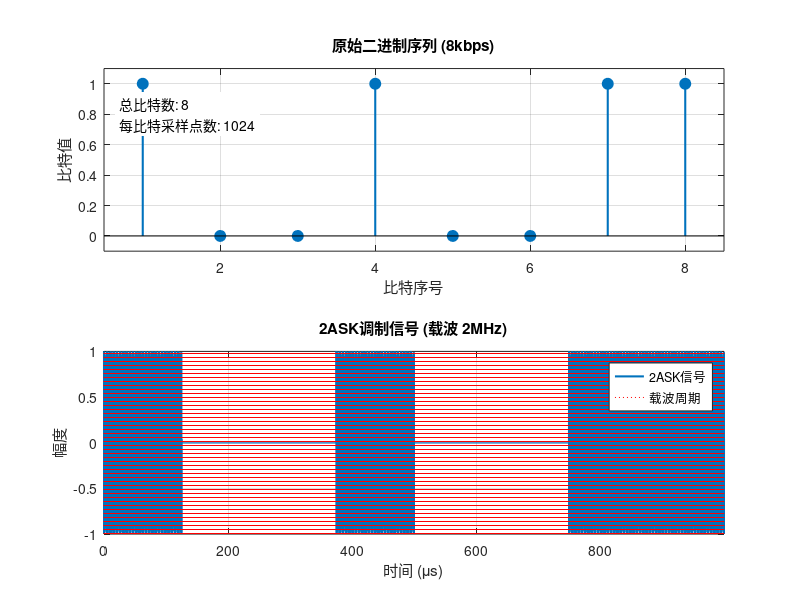
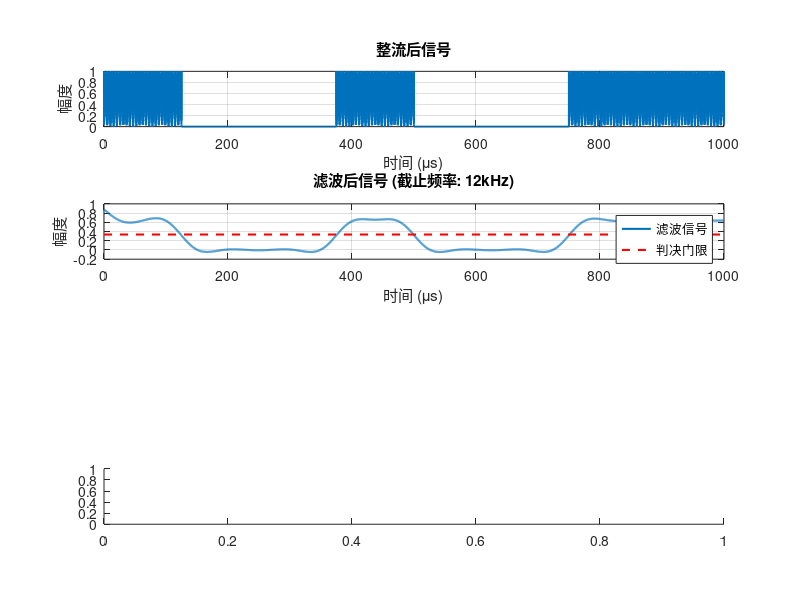

Here is the MATLAB script that generated these plots, in order: (Note: this script raises an error after producing the figures.)
% 参数设置
Fs = 8.192e6;       % 采样频率 8.192 MHz
N = 8192;           % 采样点数 8192
fc = 2e6;           % 载波频率 2 MHz
bit_rates = [6e3, 8e3, 10e3];  % 码率 [6kbps, 8kbps, 10kbps]
br_idx = 2;%选择码率
f_shift = 25e3;    % 2FSK频偏 100 kHz
t = (0:N-1)/Fs;     % 时间序列


% 循环处理不同码率
    bit_rate = bit_rates(br_idx);
    
    % 计算比特数和每比特采样点数
    num_bits = floor(N * bit_rate / Fs);
    samples_per_bit = floor(Fs / bit_rate);
    
    % 生成随机二进制序列
    bits = randi([0, 1], 1, num_bits);
    
    % 1. 2ASK信号生成
    ask_signal = zeros(1, N);
    for i = 1:num_bits
        start_idx = (i-1)*samples_per_bit + 1;
        end_idx = min(i*samples_per_bit, N);
        
        if bits(i) == 1
            ask_signal(start_idx:end_idx) = cos(2*pi*fc*t(start_idx:end_idx));
        else
            ask_signal(start_idx:end_idx) = 0;
        end
    end
% 将信号归一化到0-1范围并转换为10位无符号整数
signal_normalized = (ask_signal + 0.05) / 0.1; % 假设信号范围为-50mV到+50mV
signal_10bit = round(signal_normalized * (2^10-1));
signal_10bit = min(max(signal_10bit, 0), 1023); % 限制在0-1023范围内

% 将数据写入TXT文件
filename = 'ask_signal_8bit.txt';
fid = fopen(filename, 'w');
for i = 1:N
    % 格式化为10位二进制，前面补零
    binary_str = dec2bin(signal_10bit(i), 10);
    fprintf(fid, '%s\n', binary_str);
end
fclose(fid);

% 创建图形窗口
figure('Position', [100, 100, 1200, 600]);

% 绘制原始比特序列（前20个比特）
subplot(2,1,1);
stem(bits(1:min(20,num_bits)), 'filled', 'LineWidth', 1.5, 'MarkerSize', 8);
title(['原始二进制序列 (', num2str(bit_rate/1e3), 'kbps)']);
xlabel('比特序号');
ylabel('比特值');
xlim([0.5 min(20,num_bits)+0.5]);
ylim([-0.1 1.1]);
grid on;

% 标注关键参数
text(0.7, 0.8, sprintf('总比特数: %d\n每比特采样点数: %d', num_bits, samples_per_bit),...
    'FontSize', 10, 'BackgroundColor', 'white');

% 绘制2ASK信号（前10个比特周期对应的采样点）
show_samples = min(10*samples_per_bit, N);
subplot(2,1,2);
plot(t(1:show_samples)*1e6, ask_signal(1:show_samples), 'LineWidth', 1.5);
title(['2ASK调制信号 (载波 ', num2str(fc/1e6), 'MHz)']);
xlabel('时间 (\mus)');
ylabel('幅度');
xlim([0 t(show_samples)*1e6]);
grid on;

% 标注载波周期
hold on;
carrier_period = 1/fc*1e6; % 载波周期（微秒）
for x = 0:carrier_period:t(show_samples)*1e6
    line([x x], ylim, 'Color', 'r', 'LineStyle', ':', 'LineWidth', 0.5);
end
hold off;

% 添加图例说明
legend('2ASK信号', '载波周期', 'Location', 'northeast');

% 打印关键参数
fprintf('=== 参数详情 ===\n');
fprintf('采样频率: %.3f MHz\n', Fs/1e6);
fprintf('载波频率: %.3f MHz\n', fc/1e6);
fprintf('码率: %.1f kbps\n', bit_rate/1e3);
fprintf('每比特持续时间: %.2f μs\n', 1/bit_rate*1e6);
fprintf('每比特采样点数: %d\n', samples_per_bit);
fprintf('总传输比特数: %d\n', num_bits);

%% 2ASK解调实现
% 1. 整流（全波整流）
rectified = abs(ask_signal);

% 2. 低通滤波设计
cutoff_freq = bit_rate * 1.5; % 截止频率设为码率的1.5倍
[b, a] = butter(4, cutoff_freq/(Fs/2));

% 3. 滤波处理
filtered = filtfilt(b, a, rectified);

% 4. 判决门限自动计算
threshold = (max(filtered) + min(filtered)) / 2 * 0.8; % 经验系数

% 5. 采样判决
sampled_bits = zeros(1, num_bits);
for i = 1:num_bits
    start_idx = (i-1)*samples_per_bit + 1;
    end_idx = min(i*samples_per_bit, N);
    segment = filtered(start_idx:end_idx);
    
    % 取每个比特中间部分的平均值
    mid_idx = round(length(segment)/2);
    window_size = round(samples_per_bit/4);
    window = segment(max(1, mid_idx-window_size):min(length(segment), mid_idx+window_size));
    
    sampled_bits(i) = mean(window) > threshold;
end

%% 误码率计算
bit_errors = sum(bits ~= sampled_bits);
ber = bit_errors / num_bits;

%% 解调结果可视化
figure('Position', [100, 100, 1200, 900]);

% 1. 整流后信号
subplot(4,1,1);
plot(t(1:show_samples)*1e6, rectified(1:show_samples), 'LineWidth', 1.5);
title('整流后信号');
xlabel('时间 (\mus)');
ylabel('幅度');
grid on;

% 2. 滤波后信号
subplot(4,1,2);
plot(t(1:show_samples)*1e6, filtered(1:show_samples), 'LineWidth', 1.5);
hold on;
plot(xlim, [threshold threshold], 'r--', 'LineWidth', 1.5);
title(['滤波后信号 (截止频率: ', num2str(cutoff_freq/1e3), 'kHz)']);
xlabel('时间 (\mus)');
ylabel('幅度');
legend('滤波信号', '判决门限', 'Location', 'northeast');
grid on;

% 4. 眼图分析
subplot(4,1,4);
eye_diagram(filtered, samples_per_bit, 3); % 自定义眼图函数
title('解调信号眼图');
xlabel('时间 (每个比特周期)');
ylabel('幅度');
grid on;

%% 打印解调结果
fprintf('\n=== 解调结果 ===\n');
fprintf('判决门限: %.4f\n', threshold);
fprintf('误码数: %d\n', bit_errors);
fprintf('误码率: %.2f%%\n', ber*100);

%% 眼图绘制函数
function eye_diagram(signal, samples_per_bit, num_eyes)
    persistent fig_count;
    if isempty(fig_count)
        fig_count = 1;
    else
        fig_count = fig_count + 1;
    end
    
    figure(100 + fig_count);
    hold on;
    
    % 计算可显示的完整眼图数量
    num_segments = floor(length(signal)/samples_per_bit) - 1;
    num_segments = min(num_segments, num_eyes*3); % 限制显示数量
    
    for i = 1:num_segments
        start_idx = (i-1)*samples_per_bit + 1;
        end_idx = start_idx + samples_per_bit*2 - 1;
        
        if end_idx > length(signal)
            break;
        end
        
        segment = signal(start_idx:end_idx);
        time_normalized = (0:length(segment)-1)/samples_per_bit;
        plot(time_normalized, segment, 'b-', 'LineWidth', 0.5);
    end
    
    title(['2ASK解调信号眼图 (', num2str(num_segments), '个眼图)']);
    xlabel('归一化时间 (比特周期)');
    ylabel('幅度');
    grid on;
    hold off;
end

%% FFT频谱分析（添加在解调结果可视化部分之后）
%% 频谱分析（0-3MHz范围）
% FFT参数
N_fft = 2^nextpow2(N);
f = Fs/N_fft*(0:N_fft/2-1); % 频率轴(单边谱)
freq_range = f <= 3e6;      % 限制在0-3MHz

% 整流信号FFT
rectified = abs(ask_signal);
fft_rectified = abs(fft(rectified, N_fft));
fft_rectified = fft_rectified(1:N_fft/2);
fft_rectified = fft_rectified/max(fft_rectified);

% 滤波后FFT
cutoff_freq = bit_rate * 1.5;
[b,a] = butter(4, cutoff_freq/(Fs/2));
filtered = filtfilt(b,a,rectified);
fft_filtered = abs(fft(filtered, N_fft));
fft_filtered = fft_filtered(1:N_fft/2);
fft_filtered = fft_filtered/max(fft_filtered);

% 绘制频谱
subplot(1,2,2);
semilogy(f(freq_range)/1e3, fft_rectified(freq_range), 'b', 'LineWidth', 1.5);
hold on;
semilogy(f(freq_range)/1e3, fft_filtered(freq_range), 'r', 'LineWidth', 1.5);
plot([fc/1e3 fc/1e3], ylim, 'k--', 'LineWidth', 1);
plot([cutoff_freq/1e3 cutoff_freq/1e3], ylim, 'g--', 'LineWidth', 1);
title(['频谱分析 (0-3MHz) | 载波 ', num2str(fc/1e6), 'MHz']);
xlabel('频率 (kHz)');
ylabel('归一化幅度');
legend('整流信号', '滤波信号', '载波频率', '截止频率');
grid on;
hold off;

%% 关键参数显示
fprintf('=== 系统参数 ===\n');
fprintf('采样频率: %.3f MHz\n', Fs/1e6);
fprintf('载波频率: %.3f MHz\n', fc/1e6);
fprintf('码率: %.1f kbps\n', bit_rate/1e3);
fprintf('每比特采样点数: %d\n', samples_per_bit);
fprintf('总传输比特数: %d\n', num_bits);